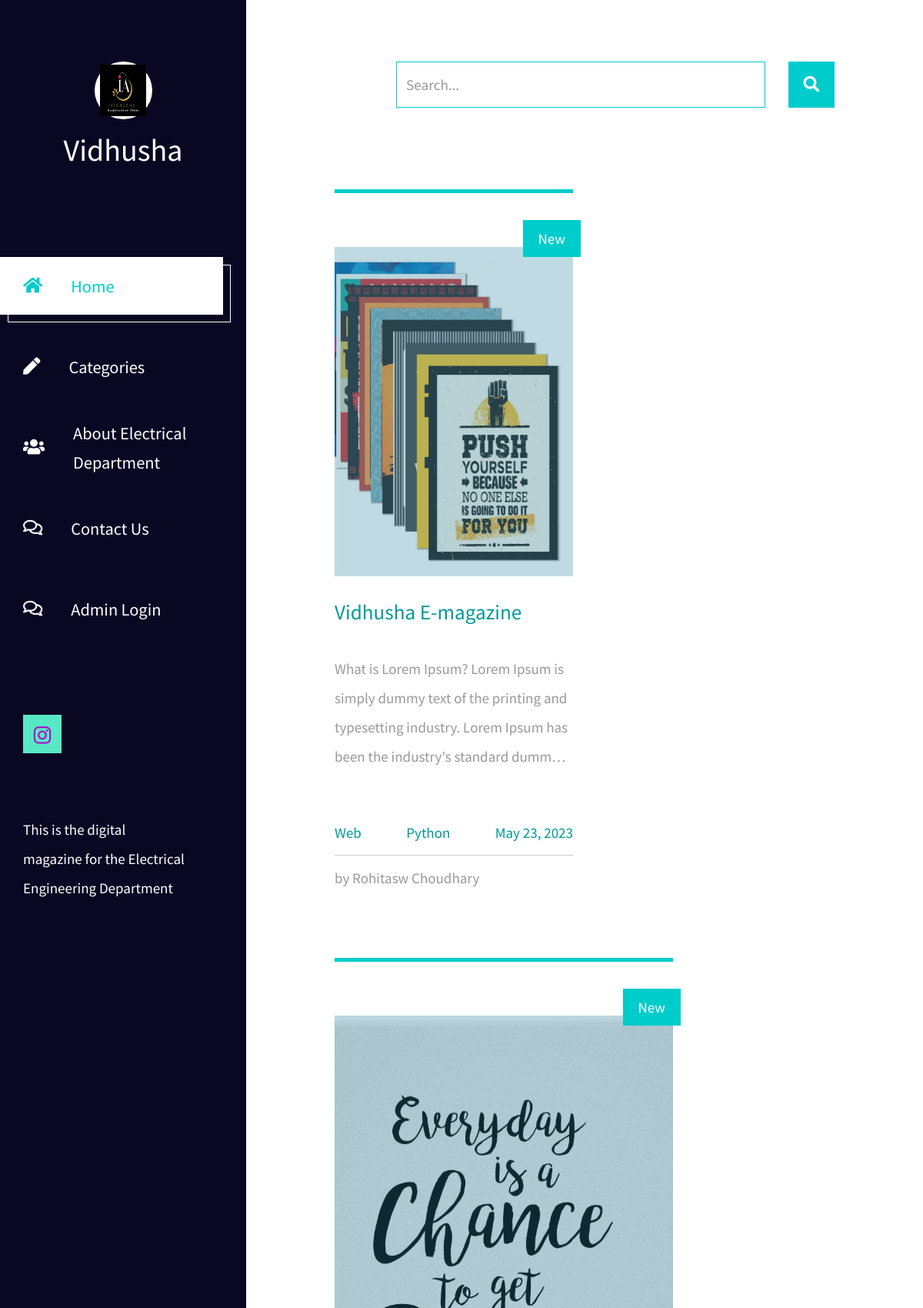
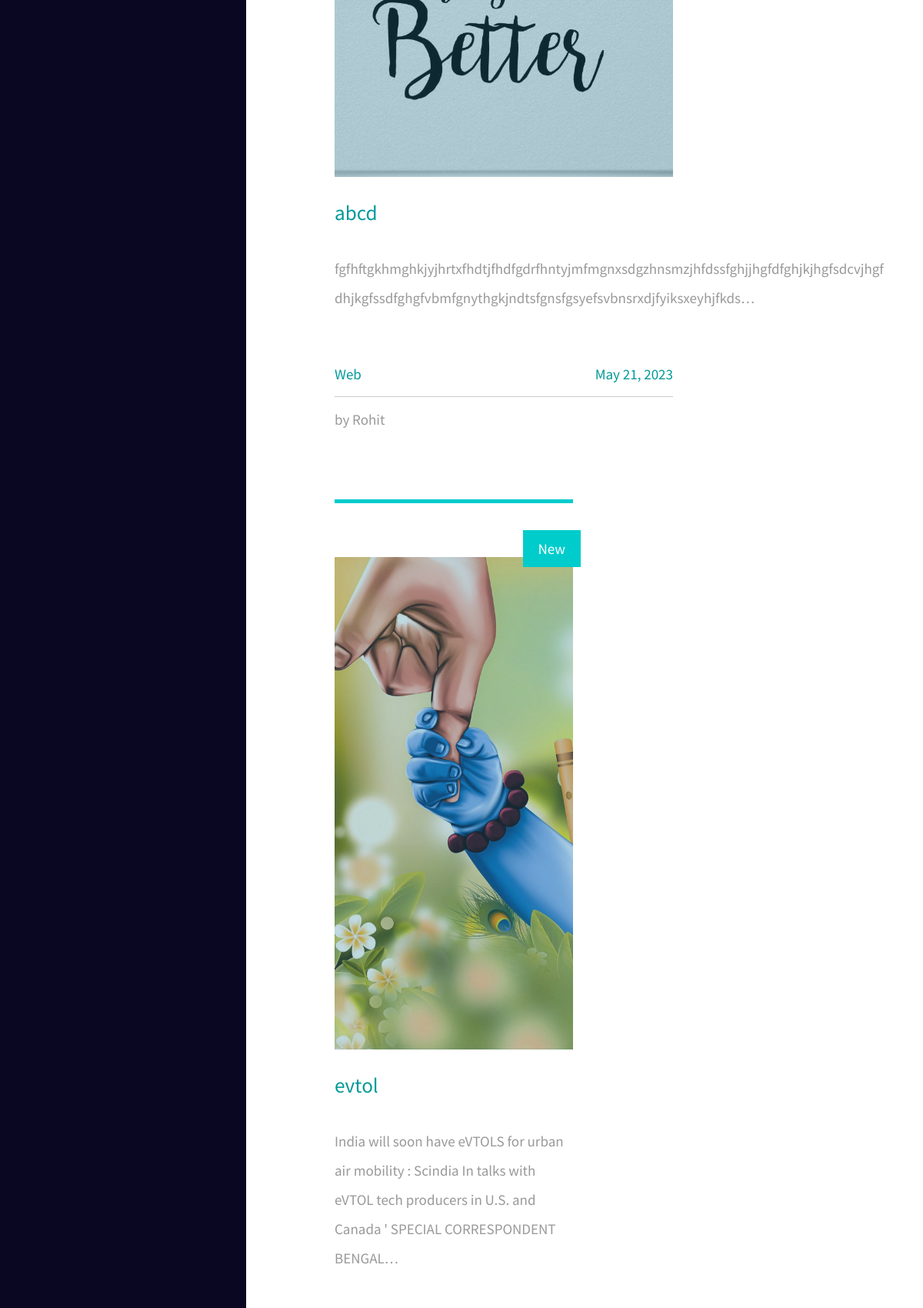
The page / (upper part) on the database its author committed (2 pictures, top to bottom).
### blog/models.py (models this page shows, shortened)
class Post(models.Model):
    STATUS_CHOICES = (
    ('draft', 'Draft'),
    ('published', 'Published'),
    )
    title = models.CharField(max_length=250)
    slug = models.SlugField(max_length=250, unique_for_date='publish')
    creator = models.CharField(max_length=250,default="Unknown...")
    author = models.ForeignKey(User,on_delete=models.CASCADE,related_name='blog_posts')
    image = models.ImageField(upload_to='featured_image/%Y/%m/%d/', blank=True)
    body = RichTextUploadingField()
    publish = models.DateTimeField(default=timezone.now)
    created = models.DateTimeField(auto_now_add=True)
    updated = models.DateTimeField(auto_now=True)
    tags = TaggableManager(help_text="Enter your post tags...")
    status = models.CharField(max_length=10,choices=STATUS_CHOICES,default='draft')
    class Meta:
        ordering = ('-publish',)
    objects = models.Manager() # The default manager.
    published = PublishedManager() # Our custom manager.
    def get_absolute_url(self):
        return reverse('blog:post_detail',args=[self.slug])

### blog/views.py (the view)
# urls.py: path('',views.post_list,name="post_list"),
def post_list(request, tag_slug=None):
    posts = Post.published.all()
    tag = None
    if tag_slug:
        tag = get_object_or_404(Tag, slug=tag_slug)
        posts = posts.filter(tags__in=[tag])
    query = request.GET.get("q")
    if query:
        posts=Post.published.filter(Q(title__icontains=query) | Q(tags__name__icontains=query)).distinct()
    paginator = Paginator(posts,4)
    page = request.GET.get('page')
    try:
        posts = paginator.page(page)
    except PageNotAnInteger:
        posts = paginator.page(1)
    except EmptyPage:
        posts = paginator.page(paginator.num_pages)
    return render(request,'post_list.html',{'posts':posts, page:'pages', 'tag':tag})

### blog/models.py (called while the page is built)
    def get_queryset(self):
        return super(PublishedManager,self).get_queryset().filter(status='published')

### templates/post_list.html (shortened to what this page needs)
{% extends "base.html" %}
{% block content %}
<div class="row tm-row">
    {% for post in posts %}
    <article class="col-12 col-md-6 tm-post">
        <hr class="tm-hr-primary">
        <a href="{{ post.get_absolute_url }}" class="effect-lily tm-post-link tm-pt-60">
            <div class="tm-post-link-inner">
                <img src="{{ post.image.url }}" alt="Image" class="img-fluid">
            </div>
            <span class="position-absolute tm-new-badge">New</span>
            <h2 class="tm-pt-30 tm-color-primary tm-post-title">{{post.title}}</h2>
        </a>
        <p class="tm-pt-30">
            {{ post.body|safe|striptags|truncatechars:150 }}
        </p>
        <div class="d-flex justify-content-between tm-pt-45">
            {% for tag in post.tags.all %}
            <a href="{% url 'blog:post_tag' tag.slug %}">
            <span class="tm-color-primary">{{tag.name}}</span>
            </a>
            {% endfor %}
            <span class="tm-color-primary">{{ post.publish.date }}</span>
        </div>
        <hr>
        <div class="d-flex justify-content-between">
            <span>by {{ post.creator }}</span>
        </div>
    </article>
    {% endfor %}
</div>
{% endblock content %}

### templates/base.html (shortened to what this page needs)
{% load static %}
<!DOCTYPE html>
<html lang="en">
<head>
	<link rel="stylesheet" href="{% static 'fontawesome/css/all.min.css' %}">
    <link href="{% static 'css/bootstrap.min.css' %}" rel="stylesheet">
    <link href="{% static 'css/main.css' %}" rel="stylesheet">
</head>
<body>
	<header class="tm-header" id="tm-header">
        <div class="tm-header-wrapper">
            <div class="tm-site-header">
                <div class="mb-3 mx-auto tm-site-logo"><img src="{% static 'img/e_magazine_logo.jpeg' %}" alt="Image" ></div>
                <h1 class="text-center">Vidhusha</h1>
            </div>
            <nav class="tm-nav" id="tm-nav">
                <ul>
                    <li class="tm-nav-item active"><a href="{{blog}}" class="tm-nav-link">
                        <i class="fas fa-home"></i>
                        Home
                    </a></li>
                    <li class="tm-nav-item"><a href="#" class="tm-nav-link">
                        <i class="fas fa-pen"></i>
                        Categories
                    </a></li>
                    <li class="tm-nav-item"><a href="#" class="tm-nav-link">
                        <i class="fas fa-users"></i>
                        About Electrical Department
                    </a></li>
                    <li class="tm-nav-item"><a href="contact.html" class="tm-nav-link">
                        <i class="far fa-comments"></i>
                        Contact Us
                    </a></li>
                    <li class="tm-nav-item"><a href="#" class="tm-nav-link">
                        <i class="far fa-comments"></i>
                        Admin Login
                    </a></li>
                </ul>
            </nav>
            <div class="tm-mb-65">
                <a href="https://instagram.com" class="tm-social-link">
                    <i class="fab fa-instagram tm-social-icon"></i>
                </a>
            </div>
            <p class="tm-mb-80 pr-5 text-white">
               This is the digital magazine for the Electrical Engineering Department
            </p>
        </div>
    </header>
    <div class="container-fluid">
        <main class="tm-main">
            <div class="row tm-row">
                <div class="col-12">
                    <form method="GET" class="form-inline tm-mb-80 tm-search-form">
                        <input class="form-control tm-search-input" value="{{request.GET.q}}" name="q" type="search" placeholder="Search..." aria-label="Search">
                        <button class="tm-search-button" type="submit">
                            <i class="fas fa-search tm-search-icon" aria-hidden="true"></i>
                        </button>
                    </form>
                </div>
            </div>
            {% block content %}
            {% endblock content %}
        </main>
    </div>
</body>
</html>

### static/css/main.css (style rules this page uses)
html { overflow-x: hidden; }
body { margin: 0; padding: 0; font-family: 'Source Sans Pro', sans-serif; font-size: 19px; line-height: 2em; overflow-x: hidden; }
p, span { color: #999; }
hr { border-top-color: #CCC; margin-top: 10px; margin-bottom: 10px; }
.form-control::placeholder { color: #999; }
.tm-header { background-color: rgb(10, 7, 35); color: white; position: fixed; top: 0; left: 0; bottom: 0; z-index: 100; width: 400px; overflow-y: visible; }
.tm-header-wrapper { overflow-y: scroll; scrollbar-width: none; -ms-overflow-style: none; padding: 30px; width: 100%; height: 100%; }
.tm-site-header { margin-top: 50px; margin-bottom: 115px; }
.tm-site-logo { width: 75px; height: 75px; border-radius: 50%; background-color: white; display: flex; align-items: center; justify-content: center; }
.tm-main { margin-left: 400px; padding: 80px 100px 25px; }
.tm-post { max-width: 470px; }
.tm-row { max-width: 980px; justify-content: space-between; }
.tm-nav { margin-bottom: 100px; }
.tm-nav-item { list-style: none; margin-bottom: 30px; }
.tm-nav-link { color: white; background-color: transparent; height: 75px; width: 100%; max-width: 300px; display: flex; align-items: center; font-size: 1.4rem; padding: 30px; }
.tm-nav-item:hover .tm-nav-link, .tm-nav-item.active .tm-nav-link { color: #0CC; background-color: white; text-decoration: none; }
.tm-nav ul { position: relative; }
.tm-nav-item:hover:after, .tm-nav-item.active:after { content: ''; width: 100%; max-width: 300px; height: 75px; display: block; border: 1px solid white; margin-left: 10px; margin-top: -65px; position: absolute; z-index: -1000; }
.tm-nav-link i { margin-right: 37px; }
ul { margin: 0; padding: 0; }
.tm-nav { margin-left: -30px; }
.tm-social-link { display: inline-block; background-color: rgb(86, 233, 196); font-size: 1.6rem; width: 50px; height: 50px; text-align: center; padding-top: 8px; margin-right: 15px; margin-bottom: 15px; }
.tm-social-icon { color: rgb(177, 0, 204); transition: all 0.3s ease; }
.tm-search-form { display: flex; align-items: center; justify-content: flex-end; }
.form-inline .form-control.tm-search-input { display: block; height: 60px; width: 480px; margin-right: 30px; border-radius: 0; border-color: #0CC; font-size: 1.2rem; }
.tm-search-button { width: 60px; height: 60px; border: none; background-color: #0CC; transition: all 0.3s ease; }
.tm-search-icon { color: white; font-size: 1.3rem; }
.tm-post-link { display: block; position: relative; cursor: pointer; }
.tm-post-link-inner { overflow: hidden; background: #3085a3; }
.tm-post-link img { position: relative; display: block; min-height: 50%; max-width: 50%; opacity: 0.8; }
.effect-lily img { max-width: none; width: -webkit-calc(100% + 50px); width: calc(100% + 50px); opacity: 0.7; -webkit-transition: opacity 0.35s, -webkit-transform 0.35s; transition: opacity 0.35s, transform 0.35s; -webkit-transform: translate3d(-40px,0, 0); transform: translate3d(-40px,0,0); }
.tm-post { margin-bottom: 75px; }
.tm-new-badge { top: 25px; right: -10px; background-color: #0CC; color: white; padding: 5px 20px; }
.tm-post-title { font-size: 1.7rem; transition: all 0.3s ease; }
hr.tm-hr-primary { border-top: 5px solid #0CC; }
img { width: 80%; height: 90%; }
.form-control { height: 45px; border-color: #0CC; border-radius: 0; }
.tm-pt-30 { padding-top: 30px; }
.tm-pt-45 { padding-top: 45px; }
.tm-pt-60 { padding-top: 60px; }
.tm-mb-65 { margin-bottom: 65px; }
.tm-mb-80 { margin-bottom: 80px; }
.tm-color-primary, span.tm-color-primary { color: #099; }
@media (max-width: 1540px) { .tm-header { width: 320px; } }
@media (max-width: 1540px) { .tm-main { margin-left: 320px; width: calc(100% - 320px); } }
@media (max-width: 1288px) { .tm-social-link { margin-right: 10px; } }

### rows shown on the page
Post: image (picture), title "Vidhusha E-magazine", body "What is Lorem Ipsum? Lorem Ipsum is simply dummy text of the printing and typesetting industry. Lorem Ipsum has been the industry's standard dumm…", publish "May 23, 2023", creator "Rohitasw Choudhary"
Tag: name "Web"
Tag: name "Python"
Post: image (picture), title "abcd", body "fgfhftgkhmghkjyjhrtxfhdtjfhdfgdrfhntyjmfmgnxsdgzhnsmzjhfdssfghjjhgfdfghjkjhgfsdcvjhgf dhjkgfssdfghgfvbmfgnythgkjndtsfgnsfgsyefsvbnsrxdjfyiksxeyhjfkds…", publish "May 21, 2023", creator "Rohit"
Post: image (picture), title "evtol", body "India will soon have eVTOLS for urban air mobility : Scindia In talks with eVTOL tech producers in U.S. and Canada ' SPECIAL CORRESPONDENT BENGAL…"
